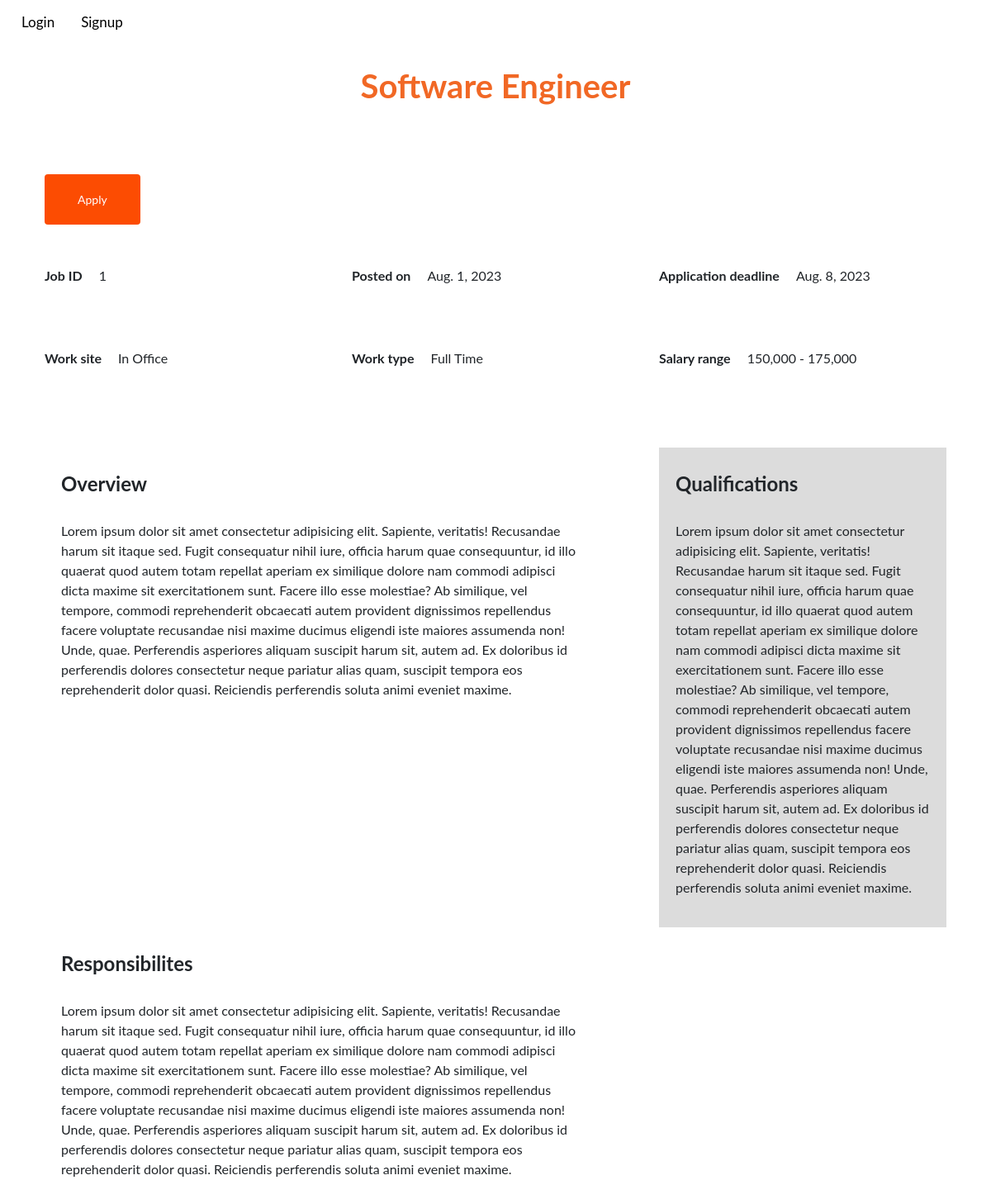
Screenshot of /applicants/jobs/1 with the database file from the repository.
### apps/applicants/models/job.py (models this page shows, shortened)
class Job(models.Model):
    title = models.CharField(
        verbose_name="Job Title",
        max_length=128,
        db_index=False,
    )
    overview = RichTextField(
        verbose_name="Job Description",
    )
    responsibilities = RichTextField(
        verbose_name="Job Responsibilities",
    )
    qualifications = RichTextField(
        verbose_name="Job Qualifications",
    )
    _25 = '25,000 - 50,000'
    _50 = '50,000 - 75,000'
    _75 = '75,000 - 100,000'
    _100 = '100,000 - 125,000'
    _125 = '125,000 - 150,000'
    _150 = '150,000 - 175,000'
    _175 = '175,000 - 200,000'
    _200 = '200,000 - 225,000'
    _225 = '225,000 - 250,000'
    _250 = '250,000 - 275,000'
    _275 = '275,000 - 300,000'
    _300 = '300,000 - 325,000'
    SALARY_RANGE_CHOICES = [
        (_25, '25,000 - 50,000'),
        (_50, '50,000 - 75,000'),
        (_75, '75,000 - 100,000'),
        (_100, '100,000 - 125,000'),
        (_125, '125,000 - 150,000'),
        (_150, '150,000 - 175,000'),
        (_175, '175,000 - 200,000'),
        (_200, '200,000 - 225,000'),
        (_225, '225,000 - 250,000'),
        (_250, '250,000 - 275,000'),
        (_275, '275,000 - 300,000'),
        (_300, '300,000 - 325,000')
    ]
    salary_Range = models.CharField(
        verbose_name="Salary Range",
        max_length=20,
        db_index=False,
        choices=SALARY_RANGE_CHOICES,
    )
    REMOTE = 'R'
    IN_OFFICE = 'O'
    HYBRID = 'H'
    WORK_SITE_CHOICES = [
        (REMOTE, 'Remote'),
        (IN_OFFICE, 'In Office'),
        (HYBRID, 'Hybrid'),
    ]
    work_Site = models.CharField(
        verbose_name="Work Site",
        max_length=1,
        choices=WORK_SITE_CHOICES,
        db_index=False,
    )
    FULL_TIME = 'F'
    PART_TIME = 'P'
    INTERNSHIP = 'I'
    CONTRACT = 'C'
    WORK_TYPE_CHOICES = [
        (FULL_TIME, 'Full Time'),
        (PART_TIME, 'Part Time'),
        (INTERNSHIP, 'Internship'),
        (CONTRACT, 'Contract'),
    ]
    work_Type = models.CharField(
        verbose_name="Work Type",
        max_length=1,
        choices=WORK_TYPE_CHOICES,
        db_index=False,
    )
    STATUS_CHOICES = [
        (True, 'Open'),
        (False, 'Closed'),
    ]
    open = models.BooleanField(
        verbose_name="Job Status",
        db_index=False,
        choices=STATUS_CHOICES,
        default=True,
    )
    created_By = models.ForeignKey(
        to=Recruiter,
        on_delete=models.CASCADE,
        db_index=True,
        related_name="jobs_created"
    )

### apps/applicants/models/job_stages.py (models this page shows, shortened)
class Base_Job_Stage(PolymorphicModel):
    name = models.CharField(
        verbose_name="Job Stage Name",
        max_length=128,
        db_index=False,
        default="Application",
    )
    job_ID = models.ForeignKey(
        to=Job,
        on_delete=models.CASCADE,
        db_index=True,
        related_name="job_stages"
    )
    created_By = models.ForeignKey(
        to=Recruiter,
        on_delete=models.CASCADE,
        db_index=True,
        related_name="job_stages_created"
    )
    description = models.TextField(
        verbose_name="Description",
        db_index=False,
        max_length=1024,
        null=True,
        blank=True,
    )
    start_Date = models.DateField(
        verbose_name="Start Date",
        auto_now=False,
        auto_now_add=False,
        db_index=False,
    )
    end_Date = models.DateField(
        verbose_name="End Date",
        auto_now=False,
        auto_now_add=False,
        db_index=False,
    )
    """If this is not done, the polymorphic manager will not work
    And Django will take all the child class objects as instance of a single child class
    This causes horrific error when deleting objects
    """
    non_polymorphic = models.Manager()
    class Meta:
        base_manager_name = 'non_polymorphic'

### apps/applicants/views.py (the view)
# urls.py: path('jobs/<int:job_id>', views.job_view, name='job'),
def job_view(request, job_id):
    job = a_models.Job.objects.get(pk=job_id)
    return render(request, 'applicants/job.html', {
        'job_fields': job._meta.get_fields(),
        'job': job,
        'application': a_models.Application.objects.filter(job_ID=job).first(),
    })

### templates/applicants/job.html (shortened to what this page needs)
{% extends "applicants/layout.html" %}
{% load static %}
{% load widget_tweaks %}
{% block head %}
    <link href="{% static 'applicants/css/job-description.css' %}" rel="stylesheet">
{% endblock %}
{% block main %}
        <h1>{{ job.title }}</h1>
        <div class="container">
            <a href="{% url 'applicants:apply_for_job' job.id %}" class="button-primary" id="apply">Apply</a>
        </div>
        {% include "applicants/div_job_description.html" %}
{% endblock %}

### templates/applicants/div_job_description.html (shortened to what this page needs)
<div class="container">
    <div class="row">
        <div class="col-md-4">
            <div class="block-wrapper">
                <div class="block title" >Job ID</div>
                <div class="block">{{ job.id }}</div>
            </div>
        </div>
        <div class="col-md-4">
            <div class="block-wrapper">
                <div class="block title">Posted on</div>
                <div class="block">{{ application.start_Date }}</div>
            </div>
        </div>
        <div class="col-md-4">
            <div class="block-wrapper">
                <div class="block title">Application deadline</div>
                <div class="block">{{ application.end_Date }}</div>
            </div>
        </div>
        <div class="col-md-4">
            <div class="block-wrapper">
                <div class="block title">Work site</div>
                <div class="block">{{ job.get_work_Site_display }}</div>
            </div>
        </div>
        <div class="col-md-4">
            <div class="block-wrapper">
                <div class="block title">Work type</div>
                <div class="block">{{ job.get_work_Type_display }}</div>
            </div>
        </div>
        <div class="col-md-4">
            <div class="block-wrapper">
                <div class="block title">Salary range</div>
                <div class="block">{{ job.salary_Range }}</div>
            </div>
        </div>
    </div>
</div>
<div class="container" id="verbose-description-container">
    <div class="row">
        <div class="col-md-8">
            <div class="description-block first">
                <h3 style="font-weight: bold;">Overview</h3>
                <div class="text">
                    {{ job.overview|safe }}
                </div>
            </div>
        </div>
        <div class="col-md-4">
            <div class="description-block second">
                <h3 style="font-weight: bold;">Qualifications</h3>
                <div class="text">
                    {{ job.qualifications|safe }}
                </div>
            </div>
        </div>
        <div class="col-md-8">
            <div class="description-block first">
                <h3 style="font-weight: bold;">Responsibilites</h3>
                <div class="text">
                    {{ job.responsibilities|safe }}
                </div>
            </div>
        </div>
    </div>
</div>

### static/applicants/css/global.css (style rules this page uses)
:root { --primary-color-light: #FF8C00; --primary-color-dark: #f16825; --text-s-regular: 400 12px/16px var(--font-poppins); --font-poppins: Poppins; --font-inter: Inter; --font-size-base: 16px; --font-size-sm: 14px; --font-size-xs: 12px; --font-size-lg: 20px; --font-size-xl: 24px; --neutral-10: #fff; --neutral-70: #757575; --neutral-100: #0a0a0a; --neutral-80: #616161; --primary-color: #f16825; --fadetext: #757575; --t1: rgba(0, 0, 0, 0.2); --t2: #fff; --color-gray-100: rgba(255, 255, 255, 0.5); --gap-base: 16px; --gap-5xs: 8px; --gap-12xl: 31px; --padding-5xl: 24px; --padding-xl: 20px; --br-6xl: 24px; --br-7xs: 6px; --br-base: 16px; --br-sm: 14px; --shadow-1: 0px 1px 2px rgba(0, 0, 0, 0.12); --btn-width: 100%; }
body { font-family: "Lato", sans-serif; background-color: white; font-size: var(--font-size-base); }
h1, h2 { font-family: "Lato", sans-serif; font-weight: 700; color: var(--primary-color); }
h1 { text-align: center; margin-top: 10px; }
h2, h3 { margin-top: 10px; margin-bottom: 30px; }
.button-primary { display: inline-block; padding: 20px 40px; background-color: #fc4c02; color: white; font-size: 14px; font-weight: normal; text-decoration: none; border-radius: 4px; }

### static/applicants/css/job-description.css (style rules this page uses)
#apply { display: inline-block; padding: 20px 40px; background-color: #fc4c02; color: white; font-size: 14px; font-weight: normal; text-decoration: none; border-radius: 4px; }
.block-wrapper { width:fit-content; padding: 50px 0; }
.block.title { float:left; text-align: left; font-weight: bold; }
.block { float:right; }
.block + .block { margin-left: 20px; }
.description-block { padding: 20px; }
.description-block.first { padding-right: 70px; }
.description-block.second { background-color: gainsboro; }
h3 { font-size: 24px; }
#verbose-description-container { margin-top: 70px; margin-bottom: 20px; }

### templates/applicants/job.html (style rules this page uses)
#apply { margin-top: 75px; }

### rows the page displays
Job: title "Software Engineer", id "1", work_Site "In Office", work_Type "Full Time", salary_Range "150,000 - 175,000", overview "Lorem ipsum dolor sit amet consectetur adipisicing elit. Sapiente, veritatis! Recusandae harum sit itaque sed. Fugit consequatur nihil iure, officia harum quae consequuntur, id illo quaerat quod autem totam repellat aperiam ex similique dolore nam commodi adipisci dicta maxime sit exercitationem sunt. Facere illo esse molestiae? Ab similique, vel tempore, commodi reprehenderit obcaecati autem provident dignissimos repellendus facere voluptate recusandae nisi maxime ducimus eligendi iste maiores assumenda non! Unde, quae. Perferendis asperiores aliquam suscipit harum sit, autem ad. Ex doloribus id perferendis dolores consectetur neque pariatur alias quam, suscipit tempora eos reprehenderit…", qualifications "Lorem ipsum dolor sit amet consectetur adipisicing elit. Sapiente, veritatis! Recusandae harum sit itaque sed. Fugit consequatur nihil iure, officia harum quae consequuntur, id illo quaerat quod autem totam repellat aperiam ex similique dolore nam commodi adipisci dicta maxime sit exercitationem sunt. Facere illo esse molestiae? Ab similique, vel tempore, commodi reprehenderit obcaecati autem provident dignissimos repellendus facere voluptate recusandae nisi maxime ducimus eligendi iste maiores assumenda non! Unde, quae. Perferendis asperiores aliquam suscipit harum sit, autem ad. Ex doloribus id perferendis dolores consectetur neque pariatur alias quam, suscipit tempora eos reprehenderit…", responsibilities "Lorem ipsum dolor sit amet consectetur adipisicing elit. Sapiente, veritatis! Recusandae harum sit itaque sed. Fugit consequatur nihil iure, officia harum quae consequuntur, id illo quaerat quod autem totam repellat aperiam ex similique dolore nam commodi adipisci dicta maxime sit exercitationem sunt. Facere illo esse molestiae? Ab similique, vel tempore, commodi reprehenderit obcaecati autem provident dignissimos repellendus facere voluptate recusandae nisi maxime ducimus eligendi iste maiores assumenda non! Unde, quae. Perferendis asperiores aliquam suscipit harum sit, autem ad. Ex doloribus id perferendis dolores consectetur neque pariatur alias quam, suscipit tempora eos reprehenderit…"
Base_Job_Stage: start_Date "Aug. 1, 2023", end_Date "Aug. 8, 2023"
